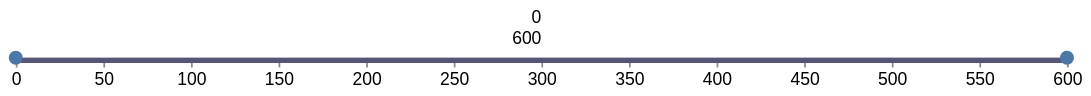

Describe this chart as a Vega-Lite specification.
### Vega specification from a JSON file in a GitHub repository (floating-point values rounded to 4 significant figures)
{"$schema": "https://vega.github.io/schema/vega/v5.json", "description": "A timeline visualization with a custom range from 0 to 600.", "width": 600, "height": 20, "padding": 5, "signals": [{"name": "timeExtent", "value": [0, 600]}, {"name": "brush", "update": "timeExtent", "on": [{"events": "mousedown", "update": "[invert('timeScale', x()), invert('timeScale', x())]"}, {"events": "[mousedown, window:mouseup] > window:mousemove!", "update": "[clamp(min(anchor, invert('timeScale', x())),0,width), clamp(max(anchor, invert('timeScale', x())),0,width)]"}]}, {"name": "anchor", "value": 0, "on": [{"events": "mousedown!", "update": "invert('timeScale', x())"}]}], "data": [{"name": "timeLine", "values": [{"label": "interval", "enter": 0, "leave": 600}]}], "scales": [{"name": "timeScale", "type": "linear", "round": true, "domain": {"signal": "timeExtent"}, "range": "width"}], "axes": [{"orient": "bottom", "scale": "timeScale", "format": "d"}], "marks": [{"type": "rect", "from": {"data": "timeLine"}, "encode": {"enter": {"x": {"scale": "timeScale", "field": "enter"}, "x2": {"scale": "timeScale", "field": "leave"}, "y": {"value": 20}, "height": {"value": 3}, "fill": {"value": "#557"}}}}, {"type": "symbol", "encode": {"enter": {"x": {"value": 0}, "y": {"value": 20}}, "update": {"x": {"signal": "scale('timeScale', brush[0])"}}}}, {"type": "symbol", "encode": {"enter": {"x": {"value": 600}, "y": {"value": 20}}, "update": {"x": {"signal": "scale('timeScale', brush[1])"}}}}, {"type": "text", "encode": {"update": {"x": {"value": 300}, "y": {"value": 0}, "fill": {"value": "black"}, "fontSize": {"value": 10}, "align": {"value": "right"}, "text": {"signal": "brush"}}}}]}
